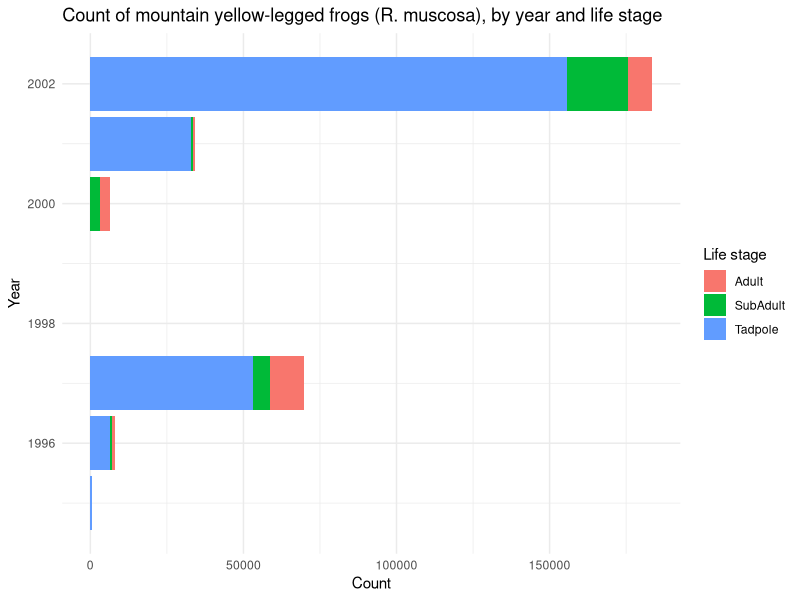

This chart was generated by the following R code:
## ---- chunk 1
knitr::opts_chunk$set(echo = TRUE, message=FALSE, warning=FALSE)

# attaching packages

library(tidyverse)
library(here)
library(cowplot)
library(patchwork)
library(lubridate)
## ---- chunk 2
# reading in csv data

sierra_amph <- read_csv(here("data", "sierra_amphibians.csv"))
## ---- chunk 3
ramu_sub <- sierra_amph %>% 
  filter(amphibian_species == "RAMU") %>% 
  filter(amphibian_life_stage %in% c("Tadpole", "Adult", "SubAdult")) %>% 
  mutate(survey_date = mdy(survey_date)) %>% #transform date from myd format to YYYY-MM-DD format
  mutate(year = year(survey_date)) %>% 
  group_by(year, amphibian_life_stage) %>% # group by year
  summarize(count = sum(amphibian_number))
## ---- chunk 4
ramu_top_lakes <- sierra_amph %>% 
  filter(amphibian_species == "RAMU") %>% 
  filter(amphibian_life_stage %in% c("Adult", "SubAdult")) %>% 
  mutate(survey_date = mdy(survey_date)) %>% #transform date from myd format to YYYY-MM-DD format
  mutate(year = year(survey_date)) %>% 
  group_by(year, lake_id) %>% 
  summarize(count = sum(amphibian_number)) %>% 
  arrange(lake_id)
## ---- chunk 5
ggplot(data = ramu_sub, aes(x = year, y = count)) +
  geom_col(stat = "identity", aes(fill = amphibian_life_stage)) +
  labs(x = "Year",
       y = "Count",
       title = "Count of mountain yellow-legged frogs (R. muscosa), by year and life stage",
       fill = "Life stage") +
  coord_flip() +
  theme_minimal()
